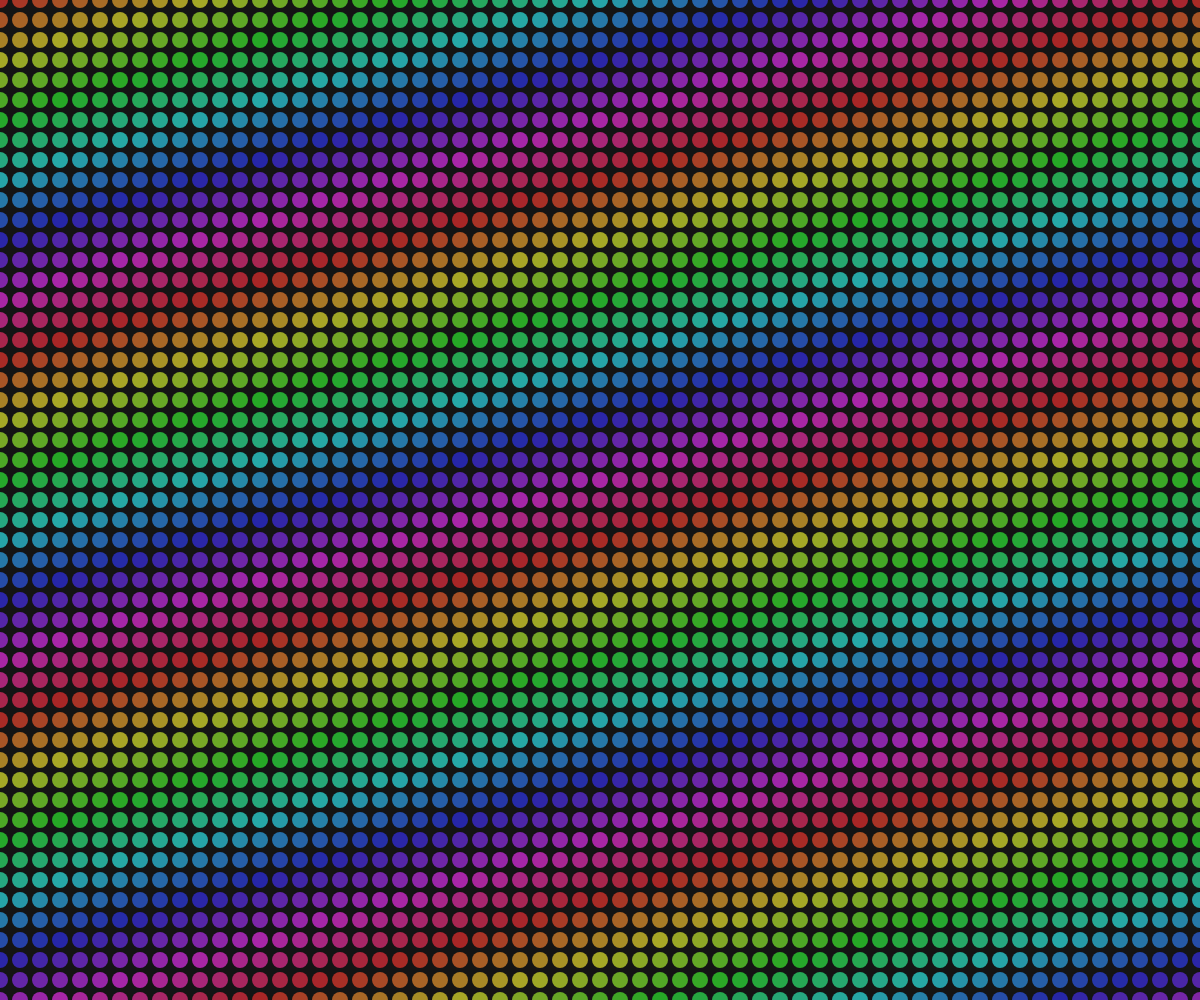
Frame 1 (no input)
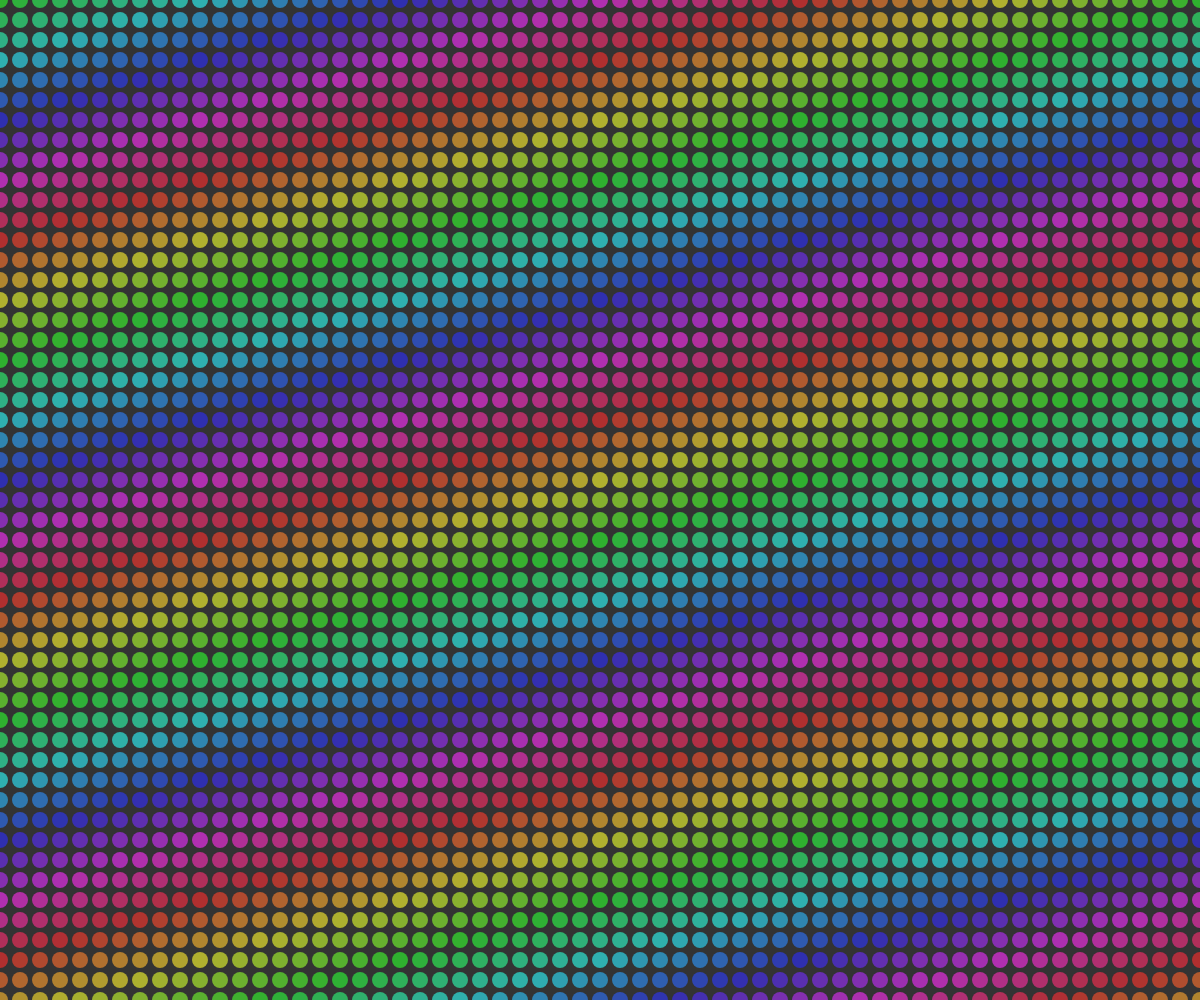
Frame 60 (no input)
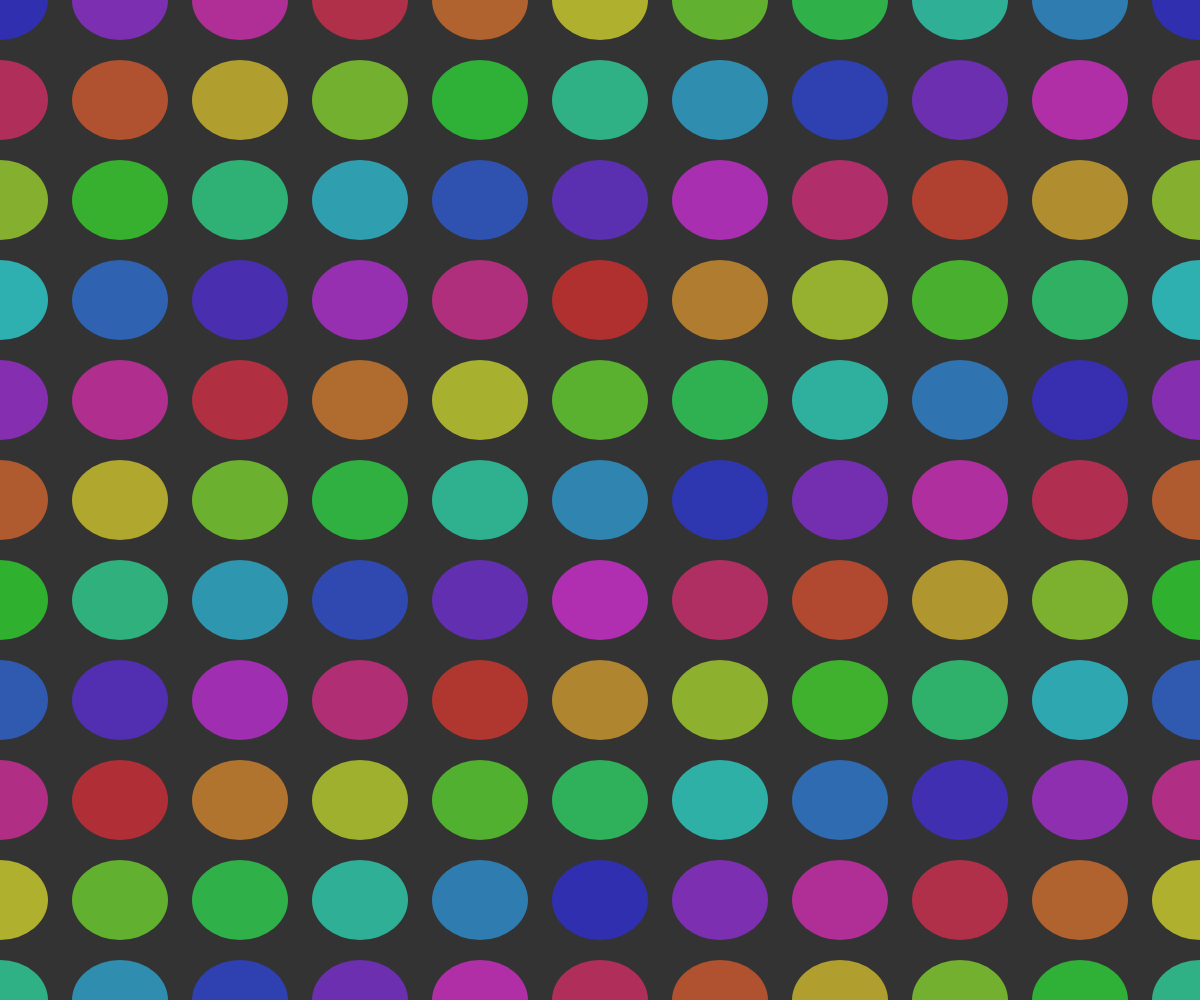
Frame 120 (the mouse pressed at the canvas centre since frame 60)

The p5.js sketch that drew these frames (run headless with seeded random() and noise() and a simulated clock; from frame 60 on, the mouse is pressed at the canvas centre):

// p5.js sketch
// ── sketch.js
function setup() {
  // 建立填滿視窗的畫布
  createCanvas(windowWidth, windowHeight);
  noStroke(); // 取消邊框讓漸層更柔和乾淨
}

function draw() {
  background(20); // 使用深色背景讓 HSB 色彩更突出

  // 採用 HSB 色彩模式：色相(0-360)，飽和度(0-100)，亮度(0-100)
  colorMode(HSB, 360, 100, 100); 

  // 設定圓形的間距，使用 max() 確保間距至少有 20，避免滑鼠在最左上角時當機
  let stepX = max(mouseX / 5, 20);
  let stepY = max(mouseY / 5, 20);

  // 1 & 2. 雙重迴圈：重複畫圓，並讓圓充滿全視窗
  for (let i = 0; i <= width; i += stepX) {
    
    // 3. HSB 漸層：將 X 座標映射到 0~360 的色相 (Hue) 範圍
    let h = map(i, 0, width, 0, 360);

    for (let j = 0; j <= height; j += stepY) {
      
      // 結合時間 (frameCount) 讓色彩動態流動，並加上 Y 座標變化產生斜向的漸層感
      let dynamicHue = (h + j + frameCount * 2) % 360;

      // 宣告顏色物件並設定透明度（呼應筆記中「留下痕跡」的層次感）
      let clr = color(dynamicHue, 80, 90);
      clr.setAlpha(0.7); 
      
      fill(clr);

      // 畫出圓形，大小隨著間距動態縮放
      ellipse(i, j, stepX * 0.8, stepY * 0.8);
    }
  }
}

// 當視窗大小改變時，畫布會自動適應
function windowResized() {
  resizeCanvas(windowWidth, windowHeight);
}
